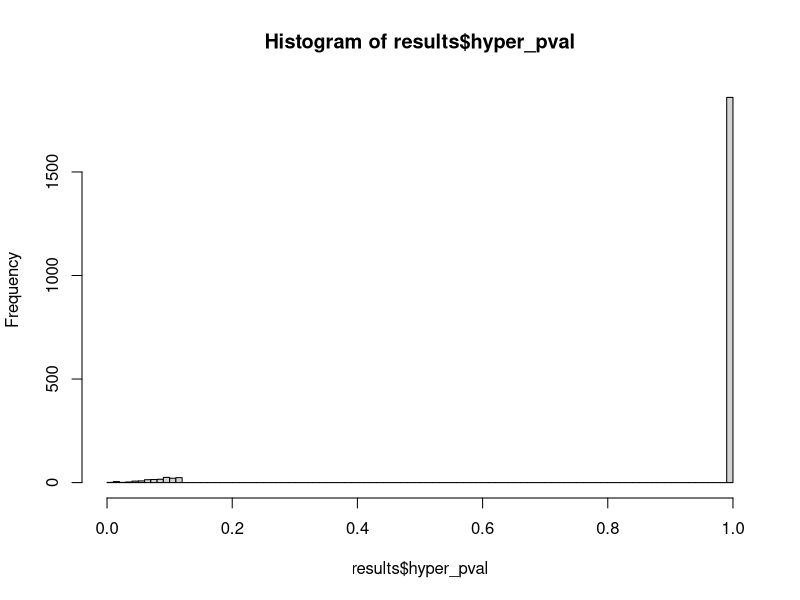
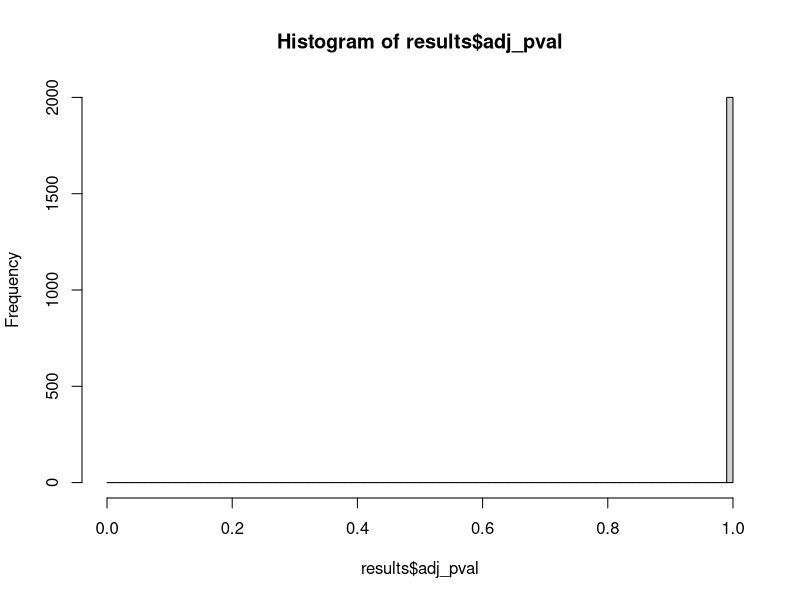
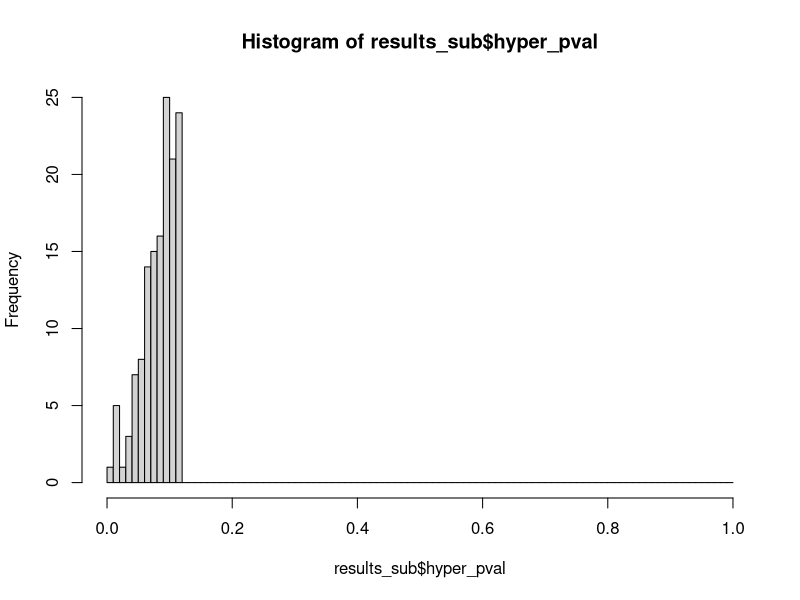
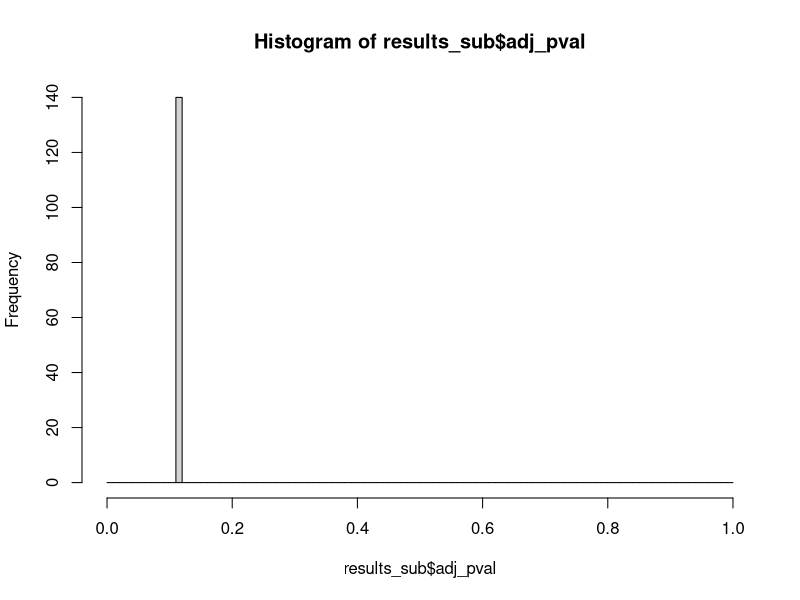

These charts were generated, in order, by the following R code:
#set top level parameters
n_total_pathways <- 2E3
n_total_genes <- 2E4
n_genes_in_pathways <- sample(5:50, n_total_pathways, replace = T)
n_DE_genes <- 50

#simulate independent DE genes and pathway genes
genes_in_pathways <- lapply(n_genes_in_pathways, function(n_genes){
  factor(sample(1:n_total_genes, n_genes, replace = T),
         levels = 1:n_total_genes)
})
DE_genes <- factor(x = sample(n_total_genes, size = n_DE_genes, replace = F),
                   levels = 1:n_total_genes)

#run hypergeometric tests
results <- do.call(rbind, lapply(1:n_total_pathways, function(pathway_i){
  ct_table <- matrix(c(sum(DE_genes %in% genes_in_pathways[[pathway_i]]), 
                       sum(!DE_genes %in% genes_in_pathways[[pathway_i]]), 
                       sum(!(1:n_total_genes %in% DE_genes) & (1:n_total_genes %in% genes_in_pathways[[pathway_i]])), 
                       sum(!(1:n_total_genes %in% DE_genes) & !(1:n_total_genes %in% genes_in_pathways[[pathway_i]]))), 
                     nrow=2, 
                     dimnames=list(Pathway=c("in","out"),DE=c("DE","not_DE")))
  fisher_out <- fisher.test(ct_table, alternative = "greater")
  return(data.frame(intersect_size = ct_table[1,1],
                    hyper_pval = fisher_out$p.value,
                    OR = fisher_out$estimate))
}))

#subset to non-empty intersects
results_sub <- results[results$intersect_size > 0,]

#post-hoc multiplicity adjustment
results$adj_pval <- p.adjust(results$hyper_pval, method = "BH")
results_sub$adj_pval <- p.adjust(results_sub$hyper_pval, method = "BH")

#visualize
p_breaks <- 0:100/100
hist(results$hyper_pval, breaks = p_breaks)
hist(results$adj_pval, breaks = p_breaks)

#subset to non-empty intersects
hist(results_sub$hyper_pval, breaks = p_breaks)
hist(results_sub$adj_pval, breaks = p_breaks)
